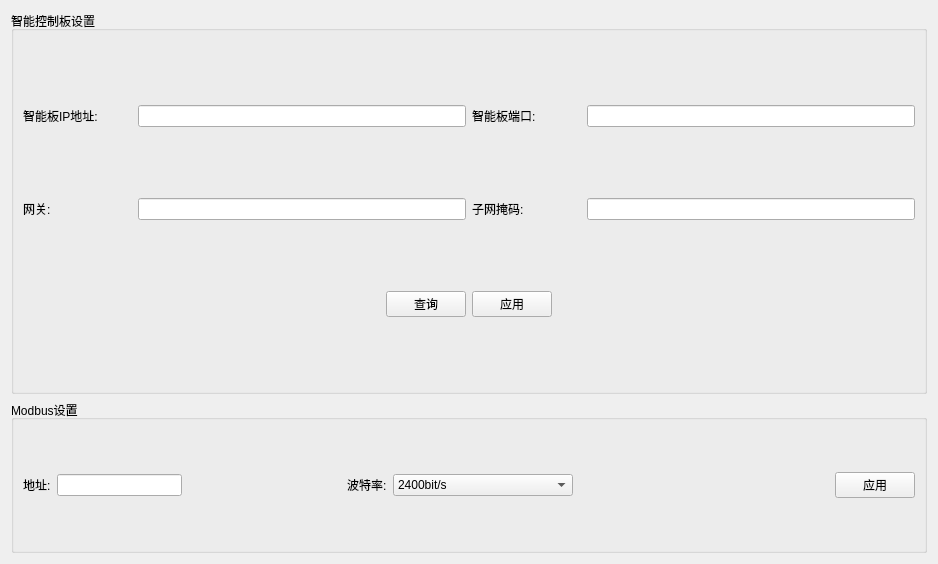
<?xml version="1.0" encoding="UTF-8"?>
<ui version="4.0">
 <class>AutoCtrlBoardIPSetWidget</class>
 <widget class="QWidget" name="AutoCtrlBoardIPSetWidget">
  <property name="geometry">
   <rect>
    <x>0</x>
    <y>0</y>
    <width>938</width>
    <height>564</height>
   </rect>
  </property>
  <property name="windowTitle">
   <string notr="true">Form</string>
  </property>
  <layout class="QVBoxLayout" name="verticalLayout_2" stretch="5,2">
   <item>
    <widget class="QGroupBox" name="groupBox">
     <property name="title">
      <string>智能控制板设置</string>
     </property>
     <layout class="QGridLayout" name="gridLayout">
      <item row="0" column="0">
       <layout class="QHBoxLayout" name="horizontalLayout_2" stretch="1,3">
        <item>
         <widget class="QLabel" name="label">
          <property name="text">
           <string notr="true">智能板IP地址:</string>
          </property>
         </widget>
        </item>
        <item>
         <widget class="myLineEdit" name="IP_LineEdit"/>
        </item>
       </layout>
      </item>
      <item row="0" column="1">
       <layout class="QHBoxLayout" name="horizontalLayout" stretch="1,3">
        <item>
         <widget class="QLabel" name="label_2">
          <property name="text">
           <string>智能板端口:</string>
          </property>
         </widget>
        </item>
        <item>
         <widget class="myLineEdit" name="Port_LineEdit"/>
        </item>
       </layout>
      </item>
      <item row="1" column="0">
       <layout class="QHBoxLayout" name="horizontalLayout_3" stretch="1,3">
        <item>
         <widget class="QLabel" name="label_3">
          <property name="text">
           <string notr="true">网关:</string>
          </property>
         </widget>
        </item>
        <item>
         <widget class="myLineEdit" name="Gateway_LineEdit"/>
        </item>
       </layout>
      </item>
      <item row="1" column="1">
       <layout class="QHBoxLayout" name="horizontalLayout_4" stretch="1,3">
        <item>
         <widget class="QLabel" name="label_4">
          <property name="text">
           <string notr="true">子网掩码:</string>
          </property>
         </widget>
        </item>
        <item>
         <widget class="myLineEdit" name="SubnetMask_LineEdit"/>
        </item>
       </layout>
      </item>
      <item row="2" column="0" colspan="2">
       <layout class="QHBoxLayout" name="horizontalLayout_5">
        <item>
         <spacer name="horizontalSpacer">
          <property name="orientation">
           <enum>Qt::Horizontal</enum>
          </property>
          <property name="sizeHint" stdset="0">
           <size>
            <width>40</width>
            <height>20</height>
           </size>
          </property>
         </spacer>
        </item>
        <item>
         <widget class="QPushButton" name="IpqueryBtn">
          <property name="text">
           <string>查询</string>
          </property>
         </widget>
        </item>
        <item>
         <widget class="QPushButton" name="IpSetBtn">
          <property name="text">
           <string>应用</string>
          </property>
         </widget>
        </item>
        <item>
         <spacer name="horizontalSpacer_2">
          <property name="orientation">
           <enum>Qt::Horizontal</enum>
          </property>
          <property name="sizeHint" stdset="0">
           <size>
            <width>40</width>
            <height>20</height>
           </size>
          </property>
         </spacer>
        </item>
       </layout>
      </item>
     </layout>
    </widget>
   </item>
   <item>
    <widget class="QGroupBox" name="groupBox_2">
     <property name="title">
      <string>Modbus设置</string>
     </property>
     <layout class="QHBoxLayout" name="horizontalLayout_8">
      <item>
       <layout class="QHBoxLayout" name="horizontalLayout_6">
        <item>
         <widget class="QLabel" name="label_5">
          <property name="text">
           <string>地址:</string>
          </property>
         </widget>
        </item>
        <item>
         <widget class="myLineEdit" name="IP_LineEdit_2"/>
        </item>
       </layout>
      </item>
      <item>
       <spacer name="horizontalSpacer_4">
        <property name="orientation">
         <enum>Qt::Horizontal</enum>
        </property>
        <property name="sizeHint" stdset="0">
         <size>
          <width>40</width>
          <height>20</height>
         </size>
        </property>
       </spacer>
      </item>
      <item>
       <layout class="QHBoxLayout" name="horizontalLayout_7">
        <item>
         <widget class="QLabel" name="label_6">
          <property name="text">
           <string>波特率:</string>
          </property>
         </widget>
        </item>
        <item>
         <widget class="QComboBox" name="BaudRateCmbox">
          <property name="minimumSize">
           <size>
            <width>180</width>
            <height>0</height>
           </size>
          </property>
          <item>
           <property name="text">
            <string>2400bit/s</string>
           </property>
          </item>
          <item>
           <property name="text">
            <string>4800bit/s</string>
           </property>
          </item>
          <item>
           <property name="text">
            <string>9600bit/s</string>
           </property>
          </item>
          <item>
           <property name="text">
            <string>115200bit/s</string>
           </property>
          </item>
         </widget>
        </item>
       </layout>
      </item>
      <item>
       <spacer name="horizontalSpacer_3">
        <property name="orientation">
         <enum>Qt::Horizontal</enum>
        </property>
        <property name="sizeHint" stdset="0">
         <size>
          <width>256</width>
          <height>20</height>
         </size>
        </property>
       </spacer>
      </item>
      <item>
       <widget class="QPushButton" name="ModbusSetBtn">
        <property name="text">
         <string>应用</string>
        </property>
       </widget>
      </item>
     </layout>
    </widget>
   </item>
  </layout>
 </widget>
 <customwidgets>
  <customwidget>
   <class>myLineEdit</class>
   <extends>QLineEdit</extends>
   <header location="global">mysortwidget/mylineedit.h</header>
  </customwidget>
 </customwidgets>
 <resources/>
 <connections/>
</ui>
